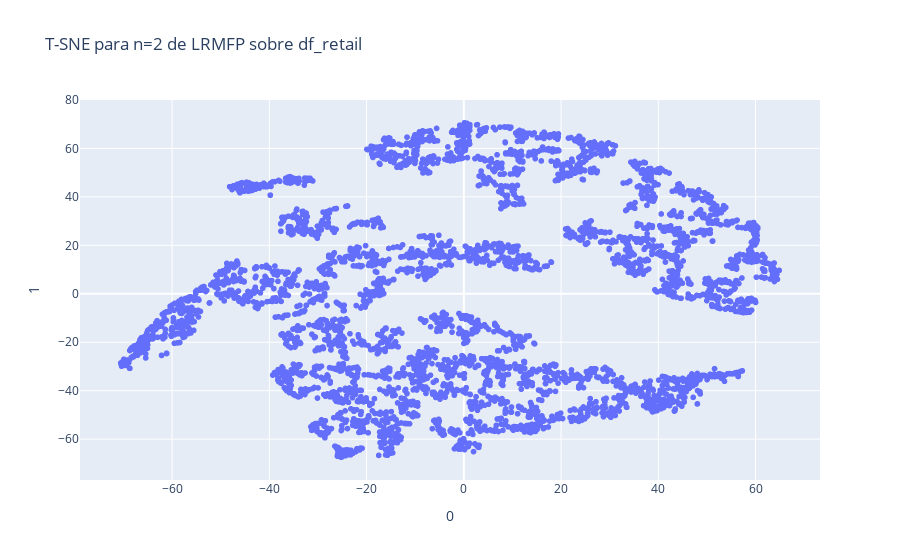

Notebook cell for this chart:
### Code cell
fig = px.scatter(df_retail_tsne,x=0,y=1,title='T-SNE para n=2 de LRMFP sobre df_retail')
fig.show()

### Figure 1 — Plotly figure (JSON) as saved in the notebook; plotly's stock layout.template omitted (floating-point values rounded to 4 significant figures; data arrays with more than 128 entries replaced by an {"elided": "..."} marker saying what was removed)
{"data": [{"hovertemplate": "0=%{x}<br>1=%{y}<extra></extra>", "legendgroup": "", "marker": {"color": "#636efa", "symbol": "circle"}, "mode": "markers", "name": "", "showlegend": false, "type": "scattergl", "x": {"elided": "4314 float values"}, "xaxis": "x", "y": {"elided": "4314 float values"}, "yaxis": "y"}], "layout": {"legend": {"tracegroupgap": 0}, "title": {"text": "T-SNE para n=2 de LRMFP sobre df_retail"}, "xaxis": {"anchor": "y", "domain": [0, 1], "title": {"text": "0"}}, "yaxis": {"anchor": "x", "domain": [0, 1], "title": {"text": "1"}}}}
